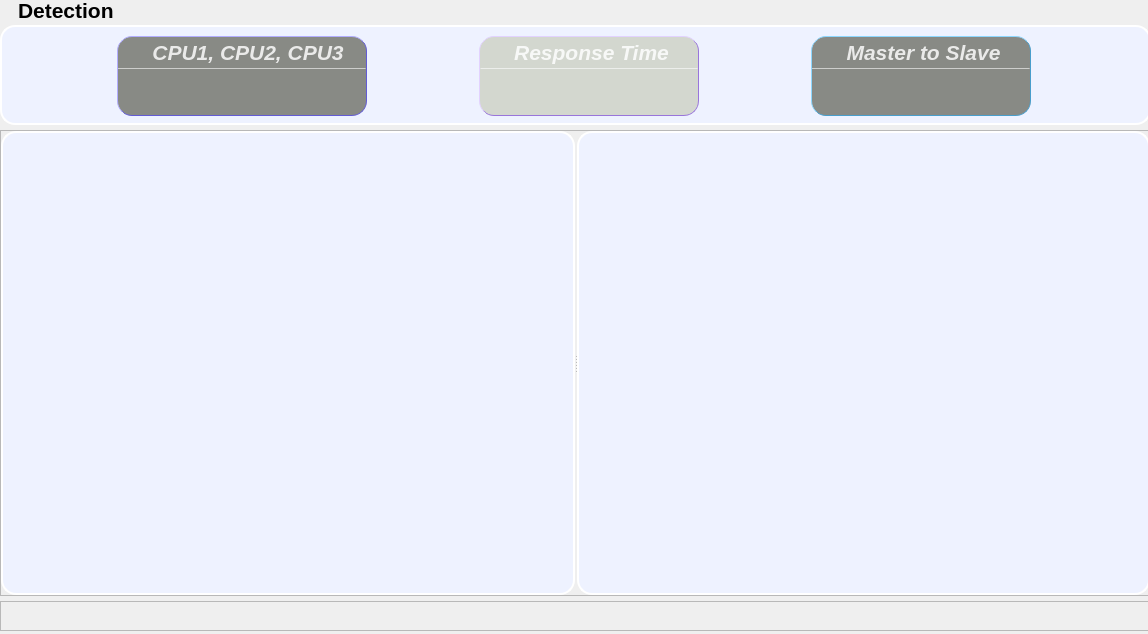
            <widget class="QWidget" name="tab">
             <property name="maximumSize">
              <size>
               <width>1148</width>
               <height>634</height>
              </size>
             </property>
             <attribute name="title">
              <string>Page</string>
             </attribute>
             <widget class="QWidget" name="layoutWidget">
              <property name="geometry">
               <rect>
                <x>0</x>
                <y>0</y>
                <width>1151</width>
                <height>631</height>
               </rect>
              </property>
              <layout class="QVBoxLayout" name="main_content_2">
               <property name="spacing">
                <number>5</number>
               </property>
               <item>
                <widget class="QLabel" name="char_label_2">
                 <property name="minimumSize">
                  <size>
                   <width>0</width>
                   <height>20</height>
                  </size>
                 </property>
                 <property name="maximumSize">
                  <size>
                   <width>16777215</width>
                   <height>20</height>
                  </size>
                 </property>
                 <property name="font">
                  <font>
                   <pointsize>16</pointsize>
                   <weight>75</weight>
                   <bold>true</bold>
                  </font>
                 </property>
                 <property name="styleSheet">
                  <string notr="true">padding-left:12px;</string>
                 </property>
                 <property name="text">
                  <string>Detection</string>
                 </property>
                </widget>
               </item>
               <item>
                <widget class="QFrame" name="QF_Group_2">
                 <property name="minimumSize">
                  <size>
                   <width>0</width>
                   <height>100</height>
                  </size>
                 </property>
                 <property name="maximumSize">
                  <size>
                   <width>16777215</width>
                   <height>100</height>
                  </size>
                 </property>
                 <property name="styleSheet">
                  <string notr="true">QFrame#QF_Group_2{
background-color: rgb(238, 242, 255);
border:2px solid rgb(255, 255, 255);
border-radius:15px;
}</string>
                 </property>
                 <property name="frameShape">
                  <enum>QFrame::StyledPanel</enum>
                 </property>
                 <property name="frameShadow">
                  <enum>QFrame::Raised</enum>
                 </property>
                 <layout class="QHBoxLayout" name="horizontalLayout_14">
                  <property name="topMargin">
                   <number>9</number>
                  </property>
                  <property name="bottomMargin">
                   <number>15</number>
                  </property>
                  <item>
                   <widget class="QFrame" name="Class_QF_2">
                    <property name="minimumSize">
                     <size>
                      <width>250</width>
                      <height>80</height>
                     </size>
                    </property>
                    <property name="maximumSize">
                     <size>
                      <width>170</width>
                      <height>80</height>
                     </size>
                    </property>
                    <property name="toolTipDuration">
                     <number>0</number>
                    </property>
                    <property name="styleSheet">
                     <string notr="true">QFrame#Class_QF_2{
color: rgb(255, 255, 255);
border-radius: 15px;
background-color:rgb(136, 138, 133);
border: 1px outset rgb(98, 91, 213);
}
</string>
                    </property>
                    <property name="frameShape">
                     <enum>QFrame::StyledPanel</enum>
                    </property>
                    <property name="frameShadow">
                     <enum>QFrame::Raised</enum>
                    </property>
                    <layout class="QVBoxLayout" name="verticalLayout_17" stretch="0,2,1">
                     <property name="spacing">
                      <number>0</number>
                     </property>
                     <property name="leftMargin">
                      <number>0</number>
                     </property>
                     <property name="topMargin">
                      <number>0</number>
                     </property>
                     <property name="rightMargin">
                      <number>0</number>
                     </property>
                     <property name="bottomMargin">
                      <number>0</number>
                     </property>
                     <item>
                      <widget class="QFrame" name="Class_top_2">
                       <property name="styleSheet">
                        <string notr="true">border:none</string>
                       </property>
                       <property name="frameShape">
                        <enum>QFrame::StyledPanel</enum>
                       </property>
                       <property name="frameShadow">
                        <enum>QFrame::Raised</enum>
                       </property>
                       <layout class="QHBoxLayout" name="horizontalLayout_15">
                        <property name="spacing">
                         <number>0</number>
                        </property>
                        <property name="leftMargin">
                         <number>0</number>
                        </property>
                        <property name="topMargin">
                         <number>3</number>
                        </property>
                        <property name="rightMargin">
                         <number>0</number>
                        </property>
                        <property name="bottomMargin">
                         <number>3</number>
                        </property>
                        <item>
                         <widget class="QLabel" name="label_9">
                          <property name="maximumSize">
                           <size>
                            <width>16777215</width>
                            <height>30</height>
                           </size>
                          </property>
                          <property name="font">
                           <font>
                            <family>Segoe UI</family>
                            <pointsize>16</pointsize>
                            <weight>87</weight>
                            <italic>true</italic>
                            <bold>true</bold>
                           </font>
                          </property>
                          <property name="styleSheet">
                           <string notr="true">color: rgba(255, 255, 255,210);
padding-left:12px;
font: 700 italic 16pt &quot;Segoe UI&quot;;</string>
                          </property>
                          <property name="text">
                           <string>&lt;html&gt;&lt;head/&gt;&lt;body&gt;&lt;p&gt;CPU1, CPU2, CPU3&lt;/p&gt;&lt;/body&gt;&lt;/html&gt;</string>
                          </property>
                          <property name="alignment">
                           <set>Qt::AlignCenter</set>
                          </property>
                          <property name="indent">
                           <number>0</number>
                          </property>
                         </widget>
                        </item>
                       </layout>
                      </widget>
                     </item>
                     <item>
                      <widget class="Line" name="line_6">
                       <property name="maximumSize">
                        <size>
                         <width>16777215</width>
                         <height>1</height>
                        </size>
                       </property>
                       <property name="styleSheet">
                        <string notr="true">background-color: rgba(255, 255, 255, 89);</string>
                       </property>
                       <property name="orientation">
                        <enum>Qt::Horizontal</enum>
                       </property>
                      </widget>
                     </item>
                     <item>
                      <widget class="QFrame" name="cpu_label1">
                       <property name="styleSheet">
                        <string notr="true">border:none</string>
                       </property>
                       <property name="frameShape">
                        <enum>QFrame::StyledPanel</enum>
                       </property>
                       <property name="frameShadow">
                        <enum>QFrame::Raised</enum>
                       </property>
                       <layout class="QVBoxLayout" name="verticalLayout_23">
                        <property name="spacing">
                         <number>0</number>
                        </property>
                        <property name="leftMargin">
                         <number>0</number>
                        </property>
                        <property name="topMargin">
                         <number>6</number>
                        </property>
                        <property name="rightMargin">
                         <number>0</number>
                        </property>
                        <property name="bottomMargin">
                         <number>6</number>
                        </property>
                        <item alignment="Qt::AlignTop">
                         <widget class="QLabel" name="cpu_label">
                          <property name="minimumSize">
                           <size>
                            <width>0</width>
                            <height>30</height>
                           </size>
                          </property>
                          <property name="maximumSize">
                           <size>
                            <width>16777215</width>
                            <height>30</height>
                           </size>
                          </property>
                          <property name="font">
                           <font>
                            <family>Microsoft YaHei UI</family>
                            <pointsize>17</pointsize>
                            <weight>50</weight>
                            <italic>false</italic>
                            <bold>false</bold>
                            <underline>false</underline>
                           </font>
                          </property>
                          <property name="styleSheet">
                           <string notr="true">color: rgb(255, 255, 255);
font: 17pt &quot;Microsoft YaHei UI&quot;;</string>
                          </property>
                          <property name="text">
                           <string/>
                          </property>
                          <property name="alignment">
                           <set>Qt::AlignCenter</set>
                          </property>
                         </widget>
                        </item>
                       </layout>
                      </widget>
                     </item>
                    </layout>
                   </widget>
                  </item>
                  <item>
                   <widget class="QFrame" name="Fps_QF_2">
                    <property name="minimumSize">
                     <size>
                      <width>220</width>
                      <height>80</height>
                     </size>
                    </property>
                    <property name="maximumSize">
                     <size>
                      <width>170</width>
                      <height>80</height>
                     </size>
                    </property>
                    <property name="toolTipDuration">
                     <number>0</number>
                    </property>
                    <property name="styleSheet">
                     <string notr="true">QFrame#Fps_QF_2{
color: rgb(255, 255, 255);
border-radius: 15px;
background-color: rgb(211, 215, 207);
border: 1px outset rgb(153, 117, 219)
}
</string>
                    </property>
                    <property name="frameShape">
                     <enum>QFrame::StyledPanel</enum>
                    </property>
                    <property name="frameShadow">
                     <enum>QFrame::Raised</enum>
                    </property>
                    <layout class="QVBoxLayout" name="verticalLayout_26" stretch="0,2,1">
                     <property name="spacing">
                      <number>0</number>
                     </property>
                     <property name="leftMargin">
                      <number>0</number>
                     </property>
                     <property name="topMargin">
                      <number>0</number>
                     </property>
                     <property name="rightMargin">
                      <number>0</number>
                     </property>
                     <property name="bottomMargin">
                      <number>0</number>
                     </property>
                     <item>
                      <widget class="QFrame" name="Fps_top_2">
                       <property name="styleSheet">
                        <string notr="true">border:none</string>
                       </property>
                       <property name="frameShape">
                        <enum>QFrame::StyledPanel</enum>
                       </property>
                       <property name="frameShadow">
                        <enum>QFrame::Raised</enum>
                       </property>
                       <layout class="QHBoxLayout" name="horizontalLayout_17">
                        <property name="spacing">
                         <number>0</number>
                        </property>
                        <property name="leftMargin">
                         <number>0</number>
                        </property>
                        <property name="topMargin">
                         <number>3</number>
                        </property>
                        <property name="rightMargin">
                         <number>7</number>
                        </property>
                        <property name="bottomMargin">
                         <number>3</number>
                        </property>
                        <item>
                         <widget class="QLabel" name="label_11">
                          <property name="maximumSize">
                           <size>
                            <width>16777215</width>
                            <height>30</height>
                           </size>
                          </property>
                          <property name="font">
                           <font>
                            <family>Segoe UI</family>
                            <pointsize>16</pointsize>
                            <weight>87</weight>
                            <italic>true</italic>
                            <bold>true</bold>
                           </font>
                          </property>
                          <property name="styleSheet">
                           <string notr="true">color: rgba(255, 255, 255,210);
padding-left:12px;
font: 700 italic 16pt &quot;Segoe UI&quot;;</string>
                          </property>
                          <property name="midLineWidth">
                           <number>-1</number>
                          </property>
                          <property name="text">
                           <string>&lt;html&gt;&lt;head/&gt;&lt;body&gt;&lt;p&gt;Response Time&lt;/p&gt;&lt;/body&gt;&lt;/html&gt;</string>
                          </property>
                          <property name="alignment">
                           <set>Qt::AlignCenter</set>
                          </property>
                          <property name="wordWrap">
                           <bool>false</bool>
                          </property>
                          <property name="indent">
                           <number>0</number>
                          </property>
                         </widget>
                        </item>
                       </layout>
                      </widget>
                     </item>
                     <item>
                      <widget class="Line" name="line_8">
                       <property name="maximumSize">
                        <size>
                         <width>16777215</width>
                         <height>1</height>
                        </size>
                       </property>
                       <property name="styleSheet">
                        <string notr="true">background-color: rgba(255, 255, 255, 89);</string>
                       </property>
                       <property name="orientation">
                        <enum>Qt::Horizontal</enum>
                       </property>
                      </widget>
                     </item>
                     <item>
                      <widget class="QFrame" name="Fps_bottom_2">
                       <property name="styleSheet">
                        <string notr="true">border:none</string>
                       </property>
                       <property name="frameShape">
                        <enum>QFrame::StyledPanel</enum>
                       </property>
                       <property name="frameShadow">
                        <enum>QFrame::Raised</enum>
                       </property>
                       <layout class="QVBoxLayout" name="verticalLayout_27">
                        <property name="spacing">
                         <number>0</number>
                        </property>
                        <property name="leftMargin">
                         <number>0</number>
                        </property>
                        <property name="topMargin">
                         <number>6</number>
                        </property>
                        <property name="rightMargin">
                         <number>0</number>
                        </property>
                        <property name="bottomMargin">
                         <number>6</number>
                        </property>
                        <item alignment="Qt::AlignTop">
                         <widget class="QLabel" name="time0_label">
                          <property name="minimumSize">
                           <size>
                            <width>0</width>
                            <height>30</height>
                           </size>
                          </property>
                          <property name="maximumSize">
                           <size>
                            <width>16777215</width>
                            <height>30</height>
                           </size>
                          </property>
                          <property name="font">
                           <font>
                            <family>Microsoft YaHei UI</family>
                            <pointsize>17</pointsize>
                            <weight>50</weight>
                            <italic>false</italic>
                            <bold>false</bold>
                            <underline>false</underline>
                           </font>
                          </property>
                          <property name="styleSheet">
                           <string notr="true">color: rgb(255, 255, 255);
font: 17pt &quot;Microsoft YaHei UI&quot;;</string>
                          </property>
                          <property name="text">
                           <string/>
                          </property>
                          <property name="alignment">
                           <set>Qt::AlignCenter</set>
                          </property>
                         </widget>
                        </item>
                       </layout>
                      </widget>
                     </item>
                    </layout>
                   </widget>
                  </item>
                  <item>
                   <widget class="QFrame" name="Model_QF_3">
                    <property name="minimumSize">
                     <size>
                      <width>220</width>
                      <height>80</height>
                     </size>
                    </property>
                    <property name="maximumSize">
                     <size>
                      <width>170</width>
                      <height>80</height>
                     </size>
                    </property>
                    <property name="toolTipDuration">
                     <number>0</number>
                    </property>
                    <property name="styleSheet">
                     <string notr="true">QFrame#Model_QF_3{
color: rgb(255, 255, 255);
border-radius: 15px;
background-color: rgb(136, 138, 133);
border: 1px outset rgb(72, 158, 204)
}
</string>
                    </property>
                    <property name="frameShape">
                     <enum>QFrame::StyledPanel</enum>
                    </property>
                    <property name="frameShadow">
                     <enum>QFrame::Raised</enum>
                    </property>
                    <layout class="QVBoxLayout" name="verticalLayout_28" stretch="0,2,1">
                     <property name="spacing">
                      <number>0</number>
                     </property>
                     <property name="leftMargin">
                      <number>0</number>
                     </property>
                     <property name="topMargin">
                      <number>0</number>
                     </property>
                     <property name="rightMargin">
                      <number>0</number>
                     </property>
                     <property name="bottomMargin">
                      <number>0</number>
                     </property>
                     <item>
                      <widget class="QFrame" name="Model_top_2">
                       <property name="styleSheet">
                        <string notr="true">border:none</string>
                       </property>
                       <property name="frameShape">
                        <enum>QFrame::StyledPanel</enum>
                       </property>
                       <property name="frameShadow">
                        <enum>QFrame::Raised</enum>
                       </property>
                       <layout class="QHBoxLayout" name="horizontalLayout_18">
                        <property name="spacing">
                         <number>0</number>
                        </property>
                        <property name="leftMargin">
                         <number>0</number>
                        </property>
                        <property name="topMargin">
                         <number>3</number>
                        </property>
                        <property name="rightMargin">
                         <number>7</number>
                        </property>
                        <property name="bottomMargin">
                         <number>3</number>
                        </property>
                        <item>
                         <widget class="QLabel" name="label_12">
                          <property name="maximumSize">
                           <size>
                            <width>16777215</width>
                            <height>30</height>
                           </size>
                          </property>
                          <property name="font">
                           <font>
                            <family>Segoe UI</family>
                            <pointsize>16</pointsize>
                            <weight>87</weight>
                            <italic>true</italic>
                            <bold>true</bold>
                           </font>
                          </property>
                          <property name="styleSheet">
                           <string notr="true">color: rgba(255, 255, 255,210);
padding-left:12px;
font: 700 italic 16pt &quot;Segoe UI&quot;;</string>
                          </property>
                          <property name="midLineWidth">
                           <number>-1</number>
                          </property>
                          <property name="text">
                           <string>&lt;html&gt;&lt;head/&gt;&lt;body&gt;&lt;p&gt;Master to Slave&lt;/p&gt;&lt;/body&gt;&lt;/html&gt;</string>
                          </property>
                          <property name="alignment">
                           <set>Qt::AlignCenter</set>
                          </property>
                          <property name="wordWrap">
                           <bool>false</bool>
                          </property>
                          <property name="indent">
                           <number>0</number>
                          </property>
                         </widget>
                        </item>
                       </layout>
                      </widget>
                     </item>
                     <item>
                      <widget class="Line" name="line_9">
                       <property name="maximumSize">
                        <size>
                         <width>16777215</width>
                         <height>1</height>
                        </size>
                       </property>
                       <property name="styleSheet">
                        <string notr="true">background-color: rgba(255, 255, 255, 89);</string>
                       </property>
                       <property name="orientation">
                        <enum>Qt::Horizontal</enum>
                       </property>
                      </widget>
                     </item>
                     <item>
                      <widget class="QFrame" name="Model_bottom_2">
                       <property name="styleSheet">
                        <string notr="true">border:none</string>
                       </property>
                       <property name="frameShape">
                        <enum>QFrame::StyledPanel</enum>
                       </property>
                       <property name="frameShadow">
                        <enum>QFrame::Raised</enum>
                       </property>
                       <layout class="QVBoxLayout" name="verticalLayout_29">
                        <property name="spacing">
                         <number>0</number>
                        </property>
                        <property name="leftMargin">
                         <number>0</number>
                        </property>
                        <property name="topMargin">
                         <number>6</number>
                        </property>
                        <property name="rightMargin">
                         <number>0</number>
                        </property>
                        <property name="bottomMargin">
                         <number>6</number>
                        </property>
                        <item alignment="Qt::AlignTop">
                         <widget class="QLabel" name="time1_label">
                          <property name="minimumSize">
                           <size>
                            <width>0</width>
                            <height>30</height>
                           </size>
                          </property>
                          <property name="maximumSize">
                           <size>
                            <width>16777215</width>
                            <height>30</height>
                           </size>
                          </property>
                          <property name="font">
                           <font>
                            <family>Microsoft YaHei UI</family>
                            <pointsize>15</pointsize>
                            <weight>50</weight>
                            <italic>false</italic>
                            <bold>false</bold>
                            <underline>false</underline>
                           </font>
                          </property>
                          <property name="styleSheet">
                           <string notr="true">color: rgb(255, 255, 255);
font: 15pt &quot;Microsoft YaHei UI&quot;;
</string>
                          </property>
                          <property name="text">
                           <string/>
                          </property>
                          <property name="alignment">
                           <set>Qt::AlignCenter</set>
                          </property>
                         </widget>
                        </item>
                       </layout>
                      </widget>
                     </item>
                    </layout>
                   </widget>
                  </item>
                 </layout>
                </widget>
               </item>
               <item>
                <widget class="QFrame" name="Result_QF_2">
                 <property name="styleSheet">
                  <string notr="true"/>
                 </property>
                 <property name="frameShape">
                  <enum>QFrame::StyledPanel</enum>
                 </property>
                 <property name="frameShadow">
                  <enum>QFrame::Raised</enum>
                 </property>
                 <layout class="QVBoxLayout" name="verticalLayout_30">
                  <property name="spacing">
                   <number>0</number>
                  </property>
                  <property name="leftMargin">
                   <number>0</number>
                  </property>
                  <property name="topMargin">
                   <number>0</number>
                  </property>
                  <property name="rightMargin">
                   <number>0</number>
                  </property>
                  <property name="bottomMargin">
                   <number>0</number>
                  </property>
                  <item>
                   <widget class="QSplitter" name="splitter_2">
                    <property name="styleSheet">
                     <string notr="true">#splitter::handle{background: 1px solid  rgba(200, 200, 200,100);}</string>
                    </property>
                    <property name="orientation">
                     <enum>Qt::Horizontal</enum>
                    </property>
                    <property name="handleWidth">
                     <number>2</number>
                    </property>
                    <widget class="QLabel" name="pre_video_2">
                     <property name="minimumSize">
                      <size>
                       <width>200</width>
                       <height>100</height>
                      </size>
                     </property>
                     <property name="styleSheet">
                      <string notr="true">background-color: rgb(238, 242, 255);
border:2px solid rgb(255, 255, 255);
border-radius:15px</string>
                     </property>
                     <property name="text">
                      <string/>
                     </property>
                     <property name="alignment">
                      <set>Qt::AlignCenter</set>
                     </property>
                    </widget>
                    <widget class="QLabel" name="res_video_2">
                     <property name="minimumSize">
                      <size>
                       <width>200</width>
                       <height>100</height>
                      </size>
                     </property>
                     <property name="styleSheet">
                      <string notr="true">background-color: rgb(238, 242, 255);
border:2px solid rgb(255, 255, 255);
border-radius:15px</string>
                     </property>
                     <property name="text">
                      <string/>
                     </property>
                     <property name="alignment">
                      <set>Qt::AlignCenter</set>
                     </property>
                    </widget>
                   </widget>
                  </item>
                 </layout>
                </widget>
               </item>
               <item>
                <widget class="QFrame" name="Pause_QF_2">
                 <property name="minimumSize">
                  <size>
                   <width>0</width>
                   <height>30</height>
                  </size>
                 </property>
                 <property name="maximumSize">
                  <size>
                   <width>16777215</width>
                   <height>30</height>
                  </size>
                 </property>
                 <property name="frameShape">
                  <enum>QFrame::StyledPanel</enum>
                 </property>
                 <property name="frameShadow">
                  <enum>QFrame::Raised</enum>
                 </property>
                 <layout class="QHBoxLayout" name="horizontalLayout_19">
                  <property name="spacing">
                   <number>10</number>
                  </property>
                  <property name="leftMargin">
                   <number>0</number>
                  </property>
                  <property name="topMargin">
                   <number>0</number>
                  </property>
                  <property name="rightMargin">
                   <number>3</number>
                  </property>
                  <property name="bottomMargin">
                   <number>0</number>
                  </property>
                  <item>
                   <widget class="QLabel" name="cputotal_label">
                    <property name="sizePolicy">
                     <sizepolicy hsizetype="Expanding" vsizetype="Preferred">
                      <horstretch>0</horstretch>
                      <verstretch>0</verstretch>
                     </sizepolicy>
                    </property>
                    <property name="minimumSize">
                     <size>
                      <width>5</width>
                      <height>0</height>
                     </size>
                    </property>
                    <property name="maximumSize">
                     <size>
                      <width>16777215</width>
                      <height>16777215</height>
                     </size>
                    </property>
                    <property name="styleSheet">
                     <string notr="true">font: 700 11pt &quot;Segoe UI&quot;;
color: rgba(0, 0, 0, 140);</string>
                    </property>
                    <property name="text">
                     <string>&lt;html&gt;&lt;head/&gt;&lt;body&gt;&lt;p&gt;&lt;br/&gt;&lt;/p&gt;&lt;/body&gt;&lt;/html&gt;</string>
                    </property>
                   </widget>
                  </item>
                 </layout>
                </widget>
               </item>
              </layout>
             </widget>
            </widget>
